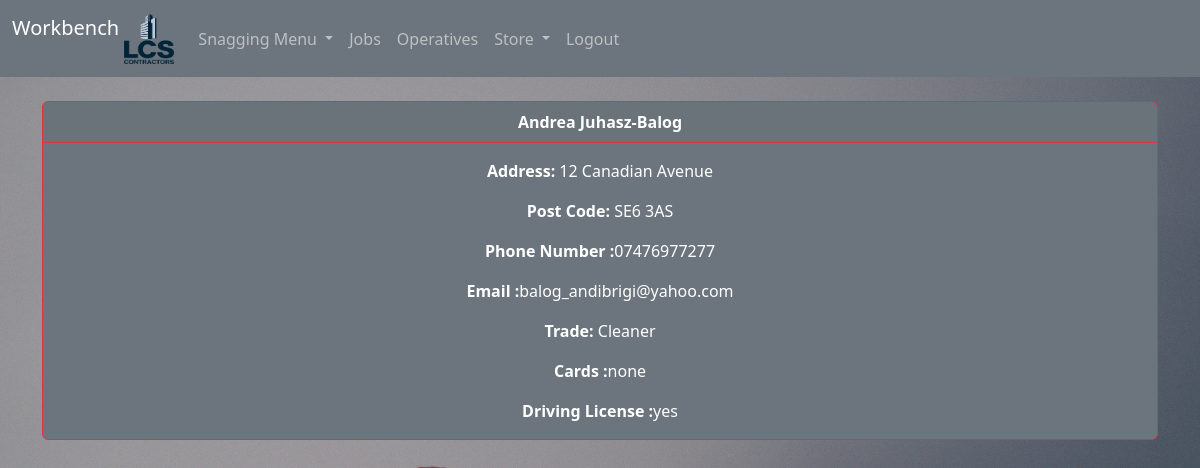
The app's page /operatives/operatives/17 (signed in) with its own data.
### operatives/models.py (models this page shows, shortened)
class Operative(models.Model):
    one = "McDonalds"
    two = "Room for Improvement"
    tree = "Valuable"
    four = "Five Star"
    rating_choices = [
        (one, "McDonalds"),
        (two, "Room for Improvement"),
        (tree, "Valuable"),
        (four, "Five Star"),
    ]
    first_name = models.CharField(max_length=200)
    last_name = models.CharField(max_length=200)
    operative_created_at = models.DateField(auto_now_add=True)
    rating = models.CharField(max_length=21, choices=rating_choices, default=tree)
    class Meta:
        ordering = ["first_name"]

class Detail(models.Model):
    address = models.CharField(max_length=200, null=True, blank=True)
    post_code = models.CharField(blank=True, max_length=200, null=True)
    phone_number = models.CharField(max_length=200)
    email = models.EmailField(max_length=200, null=True, blank=True)
    trade = models.CharField(max_length=200)
    card = models.CharField(max_length=200)
    driving_license = models.CharField(max_length=200)
    wage = models.PositiveIntegerField()
    operative = models.OneToOneField(
        Operative, on_delete=models.CASCADE, primary_key=True
    )

### operatives/views.py (the view)
def individual(request, pk):
    if request.user.is_authenticated:
        operatives = get_object_or_404(
            Operative,
            id=pk,
        )
        individuals = Detail.objects.get(operative_id=pk)
        return render(
            request,
            "operatives/individual.html",
            {"individuals": individuals, "operatives": operatives},
        )
    else:
        messages.success(request, "You Must Be Logged In To View That Page...")
        return redirect("snags/home")

### operatives/templates/operatives/individual.html
{% extends 'base.html' %} {% block content %}
<div class="card text-bg-secondary border-danger">
  {%if user.is_authenticated and user.is_staff %}
  <div class="card-header border-danger">
    <strong> {{ operatives.first_name }} {{ operatives.last_name }}</strong>
  </div>
  <div class="card-body">
    <p class="card-text"><strong>Address: </strong>{{ individuals.address }}</p>
    <p class="card-text">
      <strong>Post Code: </strong>{{ individuals.post_code }}
    </p>
    <p class="card-text">
      <strong>Phone Number :</strong>{{ individuals.phone_number }}
    </p>
    <p class="card-text"><strong>Email :</strong>{{ individuals.email }}</p>
    <p class="card-text"><strong>Trade: </strong>{{ individuals.trade }}</p>
    <p class="card-text"><strong>Cards :</strong>{{ individuals.card}}</p>
    <p class="card-text">
      <strong>Driving License :</strong>{{ individuals.driving_license }}
    </p>
  </div>
</div>
{%endif%} {% endblock %}

### static/style.css (style rules this page uses)
body { background-image: url(bkg1.jpg); background-color: cadetblue; background-size: cover; background-attachment: fixed; background-position: center; height: auto; background-repeat: no-repeat; text-align: center; }

### records on screen
Operative: first_name "Andrea", last_name "Juhasz-Balog"
Detail: address "12 Canadian Avenue", post_code "SE6 3AS", phone_number "07476977277", email "balog_andibrigi@yahoo.com", trade "Cleaner", card "none", driving_license "yes"
